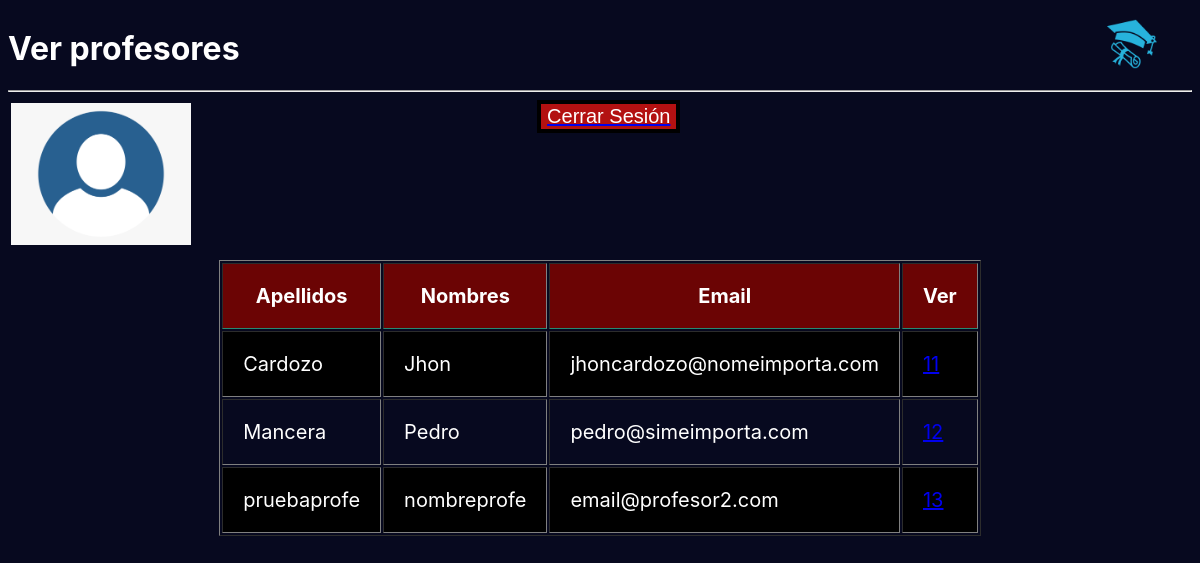
The app's page /index/admin/verProfesores (signed in) with its own data.
### app/models.py (models this page shows, shortened)
class Profesores (models.Model):
    usuario = models.OneToOneField(
        User,
        on_delete= models.CASCADE,
        primary_key=True,
    )
    catedra=models.BooleanField(default=False)
    class Meta:
        app_label='app'

### app/views.py (the view)
# urls.py: path('index/admin/verProfesores', views.verProfesores, name='verProfesores'),
@login_required
def verProfesores(request):
    lista_verProfesores=Profesores.objects.all().order_by('usuario_id')
    contexto={
        'profesores':lista_verProfesores
    }
    return render(request, 'app/verProfesores.html', contexto)

### app/templates/app/verProfesores.html
{% extends "app/base.html" %} {% load static %} {%block css%}
<link rel="stylesheet" href="{% static 'app/css/estiloCrearProfesor.css' %}"> {%endblock%} {%block titulo%} Ver profesores {%endblock%} {%block body%}
<div class="contenedor">
    <div class="title">
        <h1>Ver profesores</h1>
        <hr>
    </div>
    <div class="Datos">
        <div class="FotoPerfil">
            <img src="{% static 'app/img/profilephoto.png' %}" alt="profilephoto" width="180">
        </div>
        <div class="nombres">
        </div>
        <div class="cerrarsesion1">
            <a href="{% url 'app:cerrarsesion' %}">
                <input class="cerrarsesion" type="submit" value="Cerrar Sesión">
            </a>
        </div>
    </div>
    <div class="creacion">
        <div class="tabla">
            <table id="tablagrupos" border="1">
                <tr class="cabezaprofe">
                    <th>Apellidos</th>
                    <th>Nombres</th>
                    <th>Email</th>
                    <th>Ver</th>
                </tr>
                {%for ver in profesores %}
                <tr>
                    <td>{{ver.usuario.last_name}}</td>
                    <td>{{ver.usuario.first_name}}</td>
                    <td>{{ver.usuario.email}}</td>
                    <td><a href="{% url 'app:listaDeCursosProfe' ver.usuario.id %}">{{ver.usuario.id}}</a></td>
                </tr>
                {% endfor %}
            </table>
        </div>
    </div>
</div>
{%endblock%}

### app/static/app/css/estiloCrearProfesor.css (style rules this page uses)
html { background-color: #07091f; font-family: -apple-system, BlinkMacSystemFont, 'Segoe UI', Roboto, Oxygen, Ubuntu, Cantarell, 'Open Sans', 'Helvetica Neue', sans-serif; }
.cerrarsesion { background-color: #b31111; border: 4px solid #000000; color: rgb(255, 255, 255); text-align: center; text-decoration: double; font-size: larger; display: inline; font-size: 20px; top: 100px; left: 900px; cursor: pointer; }
.contenedor { color: white; display: grid; grid-template: 0.1fr 1fr auto / auto ; }
.Datos { width: 60%; height: 20vh; display: grid; grid-template: auto / 0.1fr auto 0.3fr; }
.FotoPerfil { width: 100px; padding: 3px; float: left; grid-row: 1/2; grid-column: 1/2; display: grid; justify-items: left; align-items: left; }
.nombres { color: white; font-family: -apple-system, BlinkMacSystemFont, 'Segoe UI', Roboto, Oxygen, Ubuntu, Cantarell, 'Open Sans', 'Helvetica Neue', sans-serif; font-size: 20px; grid-row: 1/2; grid-column: 2/3; display: grid; justify-items: center; align-items: center; }
.creacion { font-family: -apple-system, BlinkMacSystemFont, 'Segoe UI', Roboto, Oxygen, Ubuntu, Cantarell, 'Open Sans', 'Helvetica Neue', sans-serif; font-size: 20px; display: grid; align-items: center; justify-content: center; }
tr:nth-child(even) { background-color: black; }
.cabezaprofe { background-color: #6b0404; border-bottom: solid 5px #0f362d; }
td,th { padding: 20px; }

### records on screen
Profesores: usuario.last_name "Cardozo", usuario.first_name "Jhon", usuario.email "jhoncardozo@nomeimporta.com", usuario.id "11"
Profesores: usuario.last_name "Mancera", usuario.first_name "Pedro", usuario.email "pedro@simeimporta.com"
Profesores: usuario.last_name "pruebaprofe", usuario.first_name "nombreprofe", usuario.email "email@profesor2.com", usuario.id "13"
